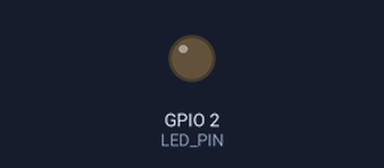
This sketch was run on a simulated ESP32-S3. On the bench: output pins drawn as LEDs (lit = HIGH). Dashed ring = blinking.

Above: at 2.9 s.
At 4.4 s:
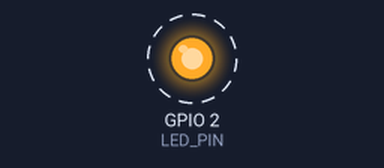
Timing chart, 0 to 6.5 s (numbered marks = the images above):
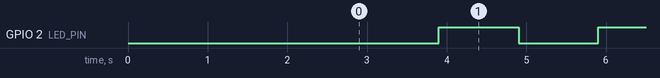

Measured:
- by itself, GPIO 2 (LED_PIN): alternates HIGH for 1.0 s and LOW for 1.0 s

The sketch:

ESP32_Blynk_OTA.ino
```cpp
// (licence header left out)
/* Fill in information from your Blynk Template here */
/* Read more: https://bit.ly/BlynkInject */
#define BLYNK_TEMPLATE_ID "TMPL2LLsMZAxi"
#define BLYNK_TEMPLATE_NAME "OTA"
#include <WiFi.h>
#define BLYNK_FIRMWARE_VERSION        "0.1.0"

#define BLYNK_PRINT Serial
//#define BLYNK_DEBUG

#define APP_DEBUG

// Uncomment your board, or configure a custom board in Settings.h
#define USE_ESP32_DEV_MODULE
//#define USE_ESP32C3_DEV_MODULE
//#define USE_ESP32S2_DEV_KIT
//#define USE_WROVER_BOARD
//#define USE_TTGO_T7
//#define USE_TTGO_T_OI

#include "BlynkEdgent.h"

#define LED_PIN     2
BlynkTimer timer;

void blinkLED(){
  static bool ledState = LOW;
  digitalWrite(LED_PIN, ledState);
  ledState = !ledState;
}

void setup()
{
  pinMode(LED_PIN, OUTPUT);
  Serial.begin(115200);
  delay(100);

  BlynkEdgent.begin();
  timer.setInterval(1000L, blinkLED);
}

void loop() {
  BlynkEdgent.run();
  timer.run();
}
```
